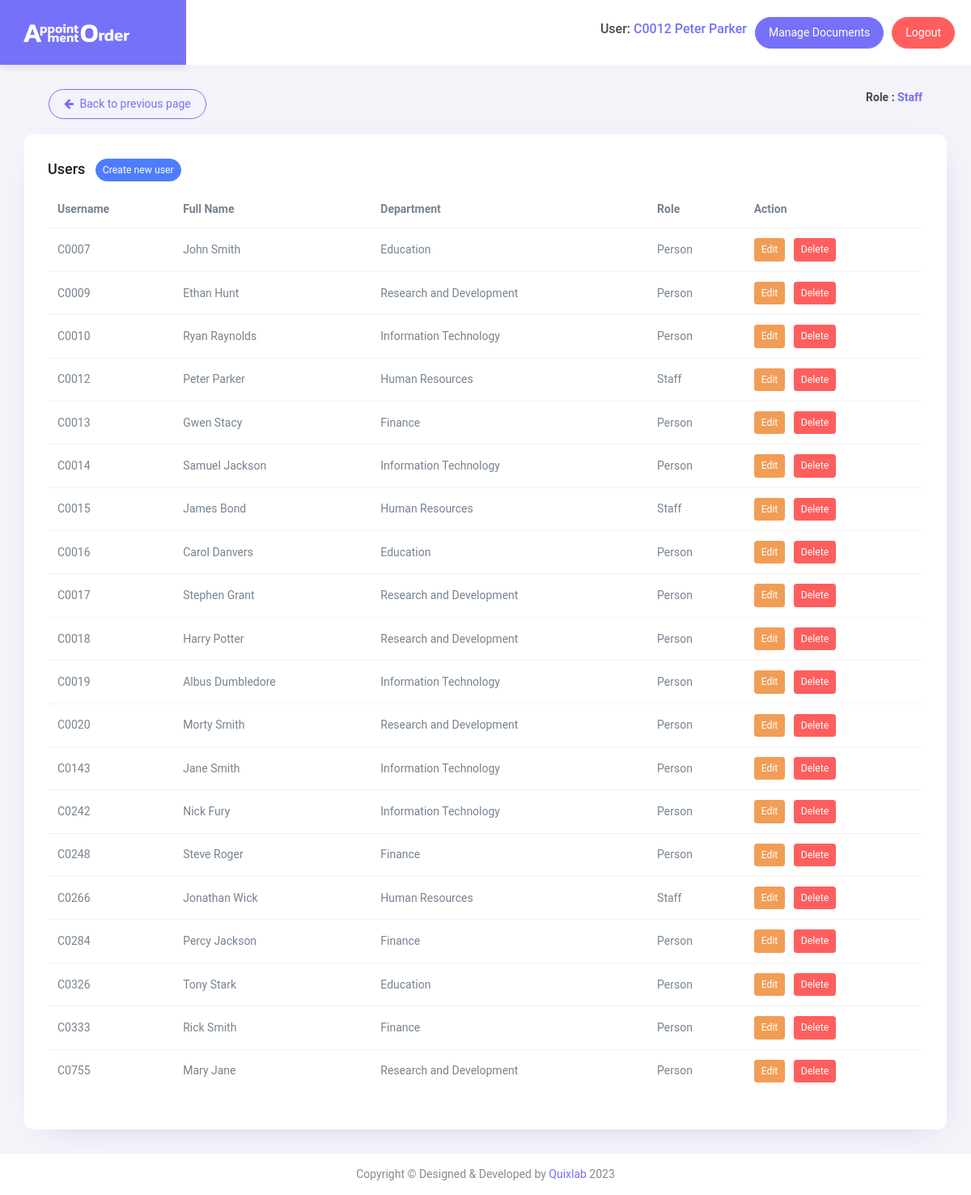
The app's page /staff/users/manage.php (signed in) with its own data.
### tables this page shows
CREATE TABLE `persons` (
  `id` int(11) NOT NULL COMMENT 'ID',
  `ps_name` varchar(50) NOT NULL COMMENT 'Fullname',
  `departments_id` int(11) NOT NULL COMMENT 'Department ID'
);

CREATE TABLE `users` (
  `id` int(11) NOT NULL COMMENT 'ID',
  `username` varchar(20) NOT NULL COMMENT 'Username',
  `passwd` varchar(50) NOT NULL COMMENT 'Password',
  `user_group` char(1) NOT NULL COMMENT 'S = Staff / P = Person',
  `persons_id` int(11) NOT NULL
);

CREATE TABLE `departments` (
  `id` int(11) NOT NULL,
  `dep_name` varchar(50) NOT NULL COMMENT 'Department Name'
);

### staff/users/manage.php (the view, shortened to what this page needs)
<?php
require_once('../../db/connect.php');
$sql = "SELECT p.id, ps_name, username, user_group, dep_name
        FROM persons p
        INNER JOIN users u ON p.id = u.persons_id
        INNER JOIN departments d ON p.departments_id = d.id
        ORDER BY username ASC";
$stmt = $dbconn->prepare($sql);
$stmt->execute();
$result = $stmt->get_result();
$person_list = $result->fetch_all(MYSQLI_ASSOC);
?>
<!DOCTYPE html>
<html lang="en">
<head>
    <link href="/assets/css/style.min.css" rel="stylesheet">
    <link href="/assets/icons/font-awesome/css/font-awesome.min.css" rel="stylesheet">
</head>
<body>
    <div id="main-wrapper">
        <?php require_once "../../components/header.php"; ?>
        <div class="content-body">
            <div class="container-fluid">
                <div class="row page-titles mx-0">
                    <a href="/staff/dashboard.php" class="btn btn-rounded btn-outline-primary mb-1">
                        <i class="fa fa-arrow-left mr-1" aria-hidden="true"></i> Back to previous page
                    </a>
                    <div class="col p-md-0">
                        <ol class="breadcrumb">
                            <ul>
                                <b>
                                    <span class="text-dark">Role : </span>
                                    <span class="text-primary">Staff</span>
                                </b>
                            </ul>
                        </ol>
                    </div>
                </div>
                <div class="row">
                    <div class="col-12">
                        <div class="card">
                            <div class="card-body">
                                <h4 class="card-title">
                                    Users
                                    <a href="/staff/users/new.php" class="btn btn-sm btn-rounded btn-info ml-2">
                                        Create new user
                                    </a>
                                </h4>
                                <div class="table-responsive">
                                    <table class="table header-border">
                                        <thead>
                                            <tr>
                                                <th>Username</th>
                                                <th>Full Name</th>
                                                <th>Department</th>
                                                <th>Role</th>
                                                <th>Action</th>
                                            </tr>
                                        </thead>
                                        <tbody>
                                            <?php foreach ($person_list as $person) : ?>
                                                <tr>
                                                    <td><?php echo $person['username'] ?></td>
                                                    <td><?php echo $person['ps_name'] ?></td>
                                                    <td><?php echo $person['dep_name'] ?></td>
                                                    <td>
                                                        <?php if ($person['user_group'] === 'S') : ?>
                                                            <span>Staff</span>
                                                        <?php elseif ($person['user_group'] === 'P') : ?>
                                                            <span>Person</span>
                                                        <?php endif; ?>
                                                    </td>
                                                    <td>
                                                        <a href="/staff/users/edit.php?id=<?php echo $person['id'] ?>" class="btn btn-sm btn-warning text-white">
                                                            Edit
                                                        </a>
                                                        <a href="/staff/users/delete.php?id=<?php echo $person['id'] ?>" onclick="return confirm('Do you want to delete this documents?')" class="btn btn-sm btn-danger">
                                                            Delete
                                                        </a>
                                                    </td>
                                                </tr>
                                            <?php endforeach; ?>
                                        </tbody>
                                    </table>
                                </div>
                            </div>
                        </div>
                    </div>
                </div>
            </div>
        </div>
        <?php require_once "../../components/footer.php"; ?>
    </div>
</body>
</html>

### records on screen
persons: users.username "C0007", ps_name "John Smith", departments.dep_name "Education", shows "Person"
persons: users.username "C0009", ps_name "Ethan Hunt", departments.dep_name "Research and Development", shows "Person"
persons: users.username "C0010", ps_name "Ryan Raynolds", departments.dep_name "Information Technology", shows "Person"
persons: users.username "C0012", ps_name "Peter Parker", departments.dep_name "Human Resources", shows "Staff"
persons: users.username "C0013", ps_name "Gwen Stacy", departments.dep_name "Finance", shows "Person"
persons: users.username "C0014", ps_name "Samuel Jackson", departments.dep_name "Information Technology", shows "Person"
persons: users.username "C0015", ps_name "James Bond", departments.dep_name "Human Resources", shows "Staff"
persons: users.username "C0016", ps_name "Carol Danvers", departments.dep_name "Education", shows "Person"
persons: users.username "C0017", ps_name "Stephen Grant", departments.dep_name "Research and Development", shows "Person"
persons: users.username "C0018", ps_name "Harry Potter", departments.dep_name "Research and Development", shows "Person"
persons: users.username "C0019", ps_name "Albus Dumbledore", departments.dep_name "Information Technology", shows "Person"
persons: users.username "C0020", ps_name "Morty Smith", departments.dep_name "Research and Development", shows "Person"
persons: users.username "C0143", ps_name "Jane Smith", departments.dep_name "Information Technology", shows "Person"
persons: users.username "C0242", ps_name "Nick Fury", departments.dep_name "Information Technology", shows "Person"
persons: users.username "C0248", ps_name "Steve Roger", departments.dep_name "Finance", shows "Person"
persons: users.username "C0266", ps_name "Jonathan Wick", departments.dep_name "Human Resources", shows "Staff"
persons: users.username "C0284", ps_name "Percy Jackson", departments.dep_name "Finance", shows "Person"
persons: users.username "C0326", ps_name "Tony Stark", departments.dep_name "Education", shows "Person"
persons: users.username "C0333", ps_name "Rick Smith", departments.dep_name "Finance", shows "Person"
persons: users.username "C0755", ps_name "Mary Jane", departments.dep_name "Research and Development", shows "Person"

### other values on screen
$_SESSION['username'] "C0012"
$_SESSION['pName'] "Peter Parker"
